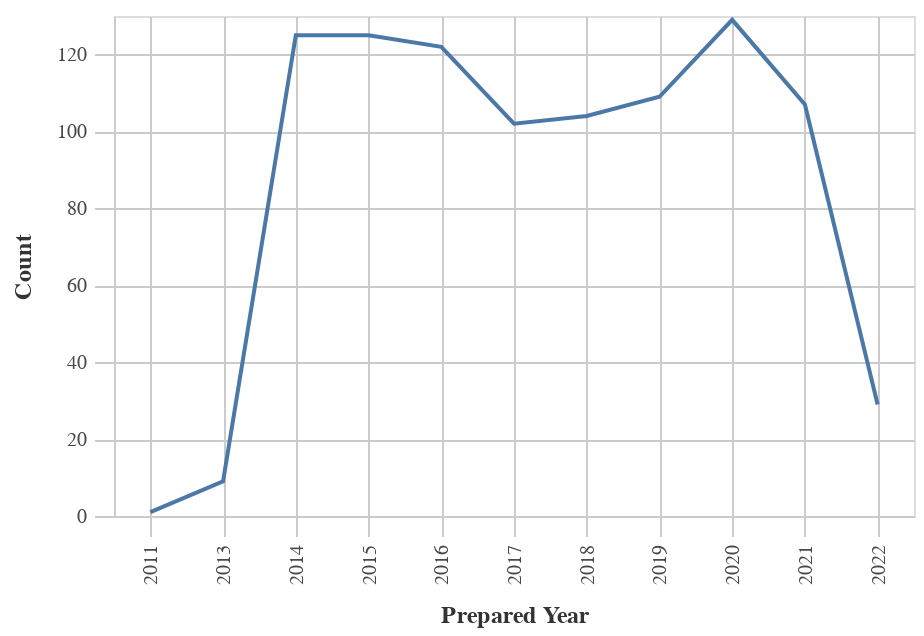

Source (notebook cell):
### Markdown cell above
### Number of Obligations by Year

### Code cell
#Line chart for Obligations by Year
chart_df = (df_top>>filter(_.variable=='prepared_y')).rename(columns= {"value":"Year"})
    
chart1= (_dla_utils.basic_line_chart_test_no_save(chart_df, 'Year', 'count', district)).encode(x=alt.X('Year:O', title='Prepared Year'))
display(chart1)

### Figure 1 — Vega-Lite specification as saved in the notebook (floating-point values rounded to 4 significant figures)
{"config": {"view": {"continuousWidth": 400, "continuousHeight": 300}, "axis": {"domainColor": "#cbcbcb", "grid": true, "gridColor": "#cbcbcb", "gridWidth": 1, "labelColor": "#474747", "labelFont": "Nunito Sans", "labelFontSize": 10, "labelPadding": 4, "tickColor": "#cbcbcb", "tickSize": 10, "titleColor": "#333", "titleFont": "Raleway", "titleFontSize": 12, "titlePadding": 10}, "axisBand": {"grid": false}, "background": "white", "font": "Raleway", "header": {"labelFont": "Nunito Sans", "titleFont": "Raleway"}, "legend": {"labelColor": "#333", "labelFont": "Nunito Sans", "labelFontSize": 11, "labelLimit": 0, "padding": 1, "symbolSize": 30, "symbolType": "square", "titleColor": "#333", "titleFont": "Raleway", "titleFontSize": 14, "titlePadding": 10}, "title": {"anchor": "middle", "font": "Raleway", "fontSize": 18, "fontWeight": 300, "offset": 20}}, "data": {"name": "data-4946aed134922ce0e62fbd382b18ce0e"}, "mark": "line", "encoding": {"tooltip": [{"field": "Year", "type": "quantitative"}, {"field": "count", "type": "quantitative"}], "x": {"field": "Year", "title": "Prepared Year", "type": "ordinal"}, "y": {"field": "count", "title": "Count", "type": "quantitative"}}, "height": 250, "width": 400, "$schema": "https://vega.github.io/schema/vega-lite/v4.17.0.json", "datasets": {"data-4946aed134922ce0e62fbd382b18ce0e": [{"Year": 2020.0, "count": 129, "variable": "prepared_y"}, {"Year": 2014.0, "count": 125, "variable": "prepared_y"}, {"Year": 2015.0, "count": 125, "variable": "prepared_y"}, {"Year": 2016.0, "count": 122, "variable": "prepared_y"}, {"Year": 2019.0, "count": 109, "variable": "prepared_y"}, {"Year": 2021.0, "count": 107, "variable": "prepared_y"}, {"Year": 2018.0, "count": 104, "variable": "prepared_y"}, {"Year": 2017.0, "count": 102, "variable": "prepared_y"}, {"Year": 2022.0, "count": 29, "variable": "prepared_y"}, {"Year": 2013.0, "count": 9, "variable": "prepared_y"}, {"Year": 2011.0, "count": 1, "variable": "prepared_y"}]}}
